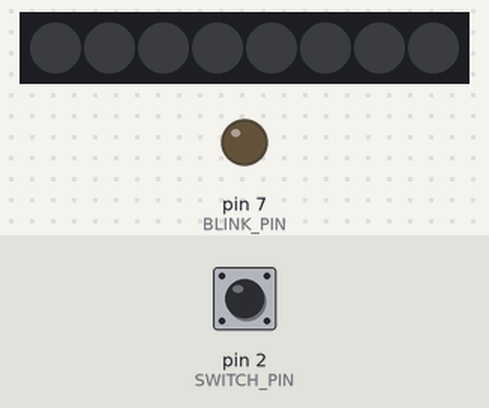
The sketch below on a simulated Arduino Uno, built with avr-gcc and run on an emulated ATmega328P. Shown: 8 RGB LEDs in strip order, left to right, output pins drawn as LEDs (lit = HIGH). Dashed ring = blinking. The inputs (shaded band) are chosen by the test bench; at power-on: pin 2 (SWITCH_PIN) HIGH. Dim RGB values are drawn brighter than linear.

Above: at 1.2 s.
1.3 s: pin 2 (SWITCH_PIN) pulled LOW for 0.15 s
2.0 s: pin 2 (SWITCH_PIN) pulled LOW for 1 s
At 2.1 s:
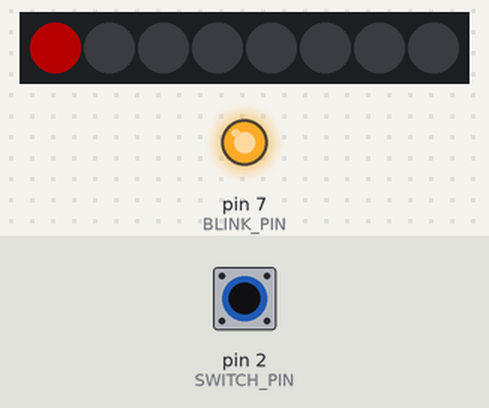
3.6 s: pin 2 (SWITCH_PIN) pulled LOW for 0.15 s
At 4.16 s:
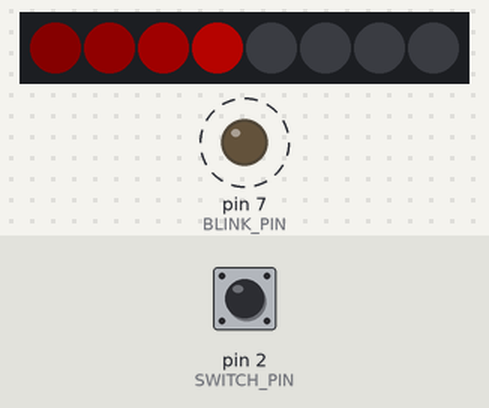
4.3 s: pin 2 (SWITCH_PIN) pulled LOW for 3.2 s
At 4.3 s:
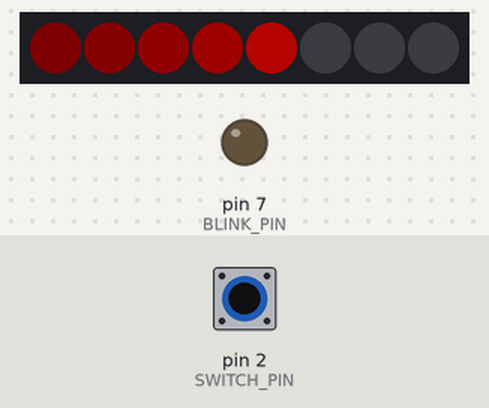
Timing chart, 0 to 7.3 s (numbered marks = the images above; inputs shaded):
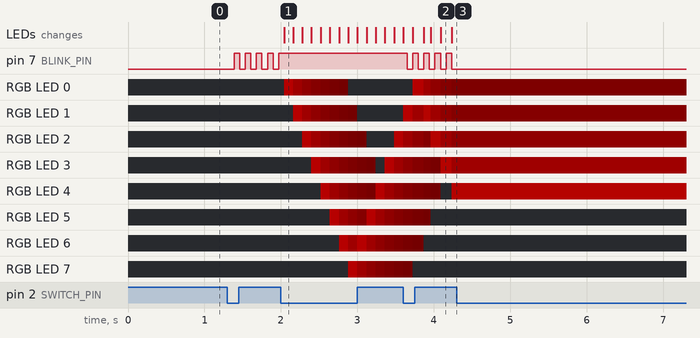

The sketch:

Cylon-async.ino
```cpp
#include "FastLED.h"

/**
 * An expansion on the FastLED Cylon script
 *
 * This extension on Cylon demonstrates aysnchronous updates. Rather than using delay()
 * for the timing, which limits the flexibility, it uses timing based on millis() to
 * trigger the updates. This allows us to do two things at once, each with different
 * update schedules.
 *
 * I also added a button (optional) which controls which of the two tasks are running.
 * The button can be either polled or use interrupts.
 *
 * In this case the original Cylon is running on an Adafruit Noepixel strip (8 LEDs)
 * on a 120 ms cycle. The blinking LED (Pin 7) is running on a 73 ms schedule.
 *
 * Based on the original Cylon.ino (https://github.com/FastLED/FastLED/blob/master/examples/Cylon/Cylon.ino)
 *
 * Copyright (c) 2016 - William C Waggoner
 * Licensed under the MIT License (https://opensource.org/licenses/MIT)
 */

// How many leds in your strip?
const unsigned int NUM_LEDS = 8;

// Delays and stuff
const unsigned int CYCLE_DELAY = 120;
const unsigned int BLINK_DELAY = 73;

// Brightness 128 is 1/2 bright, plenty bright enough (the V in HSV)
const byte BRIGHT = 128;

// Saturation 240 is not completely pure (the S in HSV)
const byte SAT = 240;

// Fase scale 128 (1/2 fade) works well for 8 LEDs
const byte SCALE = 128;

// For led chips like Neopixels, which have a data line, ground, and power, you just
// need to define DATA_PIN.  For led chipsets that are SPI based (four wires - data, clock,
// ground, and power), like the LPD8806, define both DATA_PIN and CLOCK_PIN
const byte DATA_PIN = 6;
const byte CLOCK_PIN = 13;
const byte BLINK_PIN = 7;
const byte SWITCH_PIN = 2;

// Debounce time (ms) for pushbutton
const unsigned long DEBOUNCE = 250;

// define USE_INTERRUPTS to vary how the switch is handled, polled or interrupt driven
#define USE_INTERRUPTS

// Define the array of leds
CRGB leds[NUM_LEDS];

// Enable bits
const byte DO_BLINK = 0x01;
const byte DO_CYCLE = 0x02;
#ifdef USE_INTERRUPTS
volatile   // Must be VOLATILE if we use interrupts
#endif
byte mode = 0x00;

void setup() {
  // See the FastLED Blink sketch for other settings
  FastLED.addLeds<NEOPIXEL, DATA_PIN>(leds, NUM_LEDS);
  FastLED.clear();
  FastLED.show();
  pinMode(BLINK_PIN, OUTPUT);
  digitalWrite(BLINK_PIN, LOW);
  pinMode(SWITCH_PIN, INPUT_PULLUP);
#ifdef USE_INTERRUPTS
  // Link our interrupt service routine to the pin FALLING state
  attachInterrupt(digitalPinToInterrupt(SWITCH_PIN), switch_int, FALLING);
#endif USE_INTERRUPTS
}

void fadeall() {
  for (int i = 0; i < NUM_LEDS; i++) {
    leds[i].nscale8(SCALE);
  }
}

void cycle() {
  static unsigned int led = 0;
  static int dir = 1;
  static byte hue = 0; // The H in HSV

  if (mode & DO_CYCLE) {
    // Set the led'th led to hue
    leds[led] = CHSV(hue, SAT, BRIGHT);

    // Show the leds
    FastLED.show();

    // Fade all the leds to make the "tail"
    // We will regenerate the "head" the next time through
    fadeall();

    // Bounds check and reset
    if (led == NUM_LEDS - 1) {
      // We have reached the end of the array, turn it around to go back
      dir = -1;           // And go backwards
    } else if (led == 0) {
      // Back at the beginning
      dir = 1;
      hue++;    // Change color on each loop
    }

    // Increment/decrement the LED number
    led += dir; // Next/Prevoius LED
  }
}

void blink() {
  static bool onoff = false;

  if (mode & DO_BLINK) {
    if (onoff) {
      digitalWrite(BLINK_PIN, HIGH);
    } else {
      digitalWrite(BLINK_PIN, LOW);
    }

    onoff = !onoff; // Flip it
  }
}

#ifdef USE_INTERRUPTS
/**
 * This section is included only if USE_INTERRUPTS is defined
 *
 * The interrupt is triggered on the pin FALLING. We increment the
 * mode and set a delay (DEBOUNCE) before we will react to another
 * FALLING interrupt.
 */
void switch_int() {
  static unsigned long next_check = 0;
  unsigned long m = millis();
  if (m >= next_check) {
    mode += 1;
    next_check = m + DEBOUNCE;
  }
}
#endif USE_INTERRUPTS

void loop() {
  static byte hue = 0;
  static unsigned long next_cycle = 0;
  static unsigned long next_blink = 0;
  static boolean is_low = false;
  unsigned long m;

  m = millis();

  if (next_cycle <= m) {
    cycle();
    next_cycle += CYCLE_DELAY;
  }

  if (next_blink <= m) {
    blink();
    next_blink += BLINK_DELAY;
  }
#ifndef USE_INTERRUPTS
  /** This section is included only if we are not using interrupts
   *
   *  When the SWITCH_PIN goes LOW we switch then set a flag (is_low)
   *  We then wait for the pin to go HIGH again and then set a delay
   *  to "debounce" the switch. We don't care what the pin does for
   *  DEBOUNCE milliseconds.
   */
  static unsigned long next_check = 0;

  if (m >= next_check) {
    if (is_low) {
      if (digitalRead(SWITCH_PIN) == HIGH) {
        next_check = m + DEBOUNCE;
        is_low = false;
      }
    } else  {
      if (digitalRead(SWITCH_PIN) == LOW) {
        mode += 1;
        is_low = true;
      }
    }
  }
#endif USE_INTERRUPTS
}
```

Measured:
- after the input at 1.3 s, pin 7 (BLINK_PIN): alternates HIGH for 0.07 s and LOW for 0.07 s, starting after 0.09 s
- after the input at 2.0 s, pin 7 (BLINK_PIN): stops changing and stays HIGH; RGB LED 0: off → RGB(65, 0, 0) at once, → RGB(32, 0, 0) 0.12 s later, → RGB(16, 0, 0) 0.12 s later, → RGB(8, 0, 0) 0.12 s later, … (8 changes in this stretch)
- after the input at 3.6 s, pin 7 (BLINK_PIN): alternates HIGH for 0.07 s and LOW for 0.07 s, starting after 0.05 s
- after the input at 4.3 s, pin 7 (BLINK_PIN): stops changing and stays LOW
